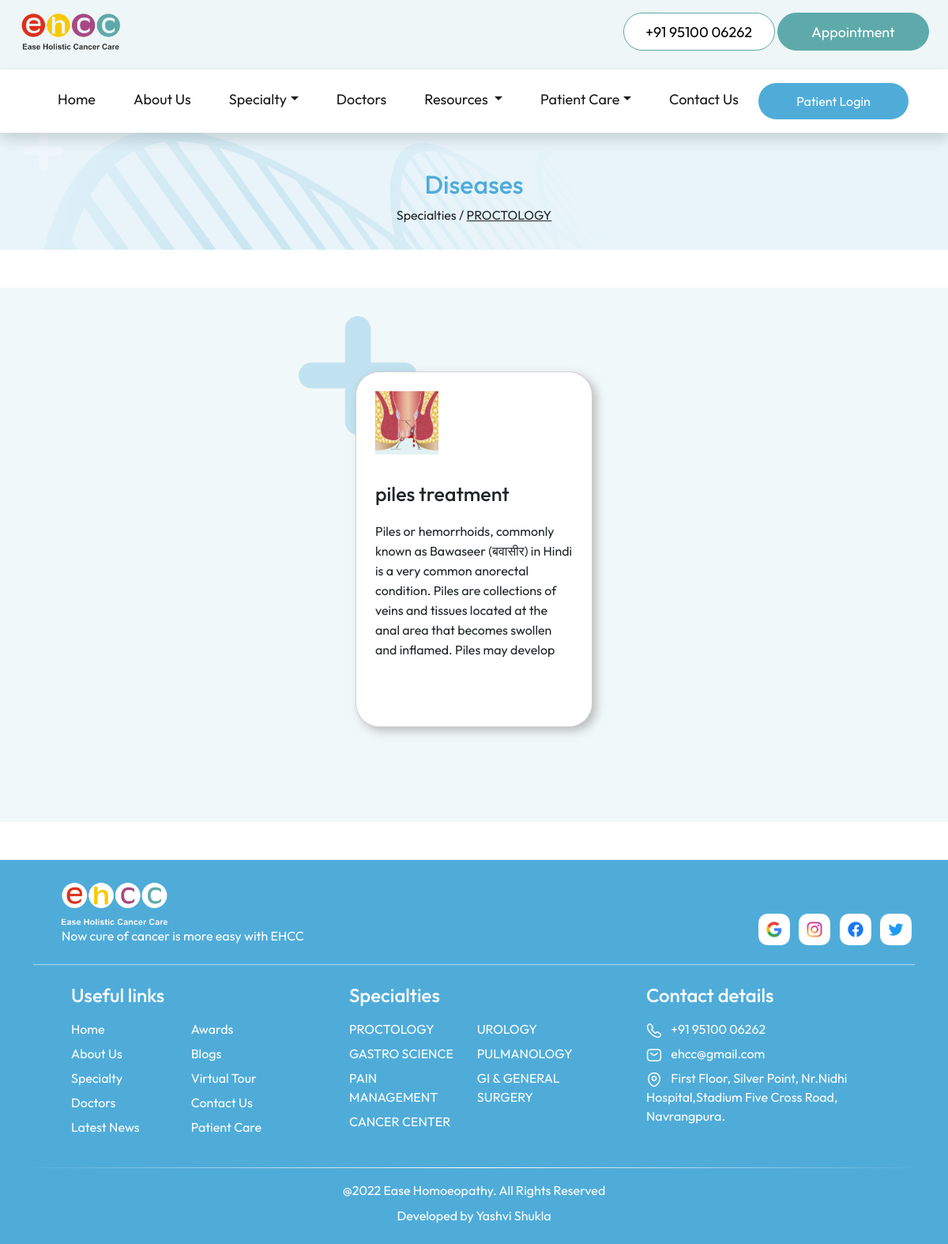
The app's page /diseases/1/ with its own data.
### tables this page shows
CREATE TABLE "specialty" (
	"id"	INTEGER,
	"name"	TEXT,
	"description"	TEXT
, "illustration"	TEXT);

CREATE TABLE "diseases" (
	"id"	INTEGER,
	"title"	TEXT,
	"specialty_id"	INTEGER,
	"description"	TEXT,
	"illustration"	TEXT
, "doctors"	TEXT, "main_image"	TEXT);

CREATE TABLE "social_links" (
	"social_name"	TEXT,
	"social_link"	TEXT
);

### flask_app.py (the view)
@app.route('/diseases/<string:id>/')
def diseases(id):
    database_connection = sqlite3.connect(database_location)
    database_cursor = database_connection.cursor()
    diseases = database_cursor.execute("SELECT * FROM diseases WHERE specialty_id = ?",(int(id),))
    diseases = diseases.fetchall()
    if len(diseases) == 0:
        database_connection.commit()
        database_connection.close()
        return redirect(url_for('index'))
    specialty_name = database_cursor.execute("SELECT name FROM specialty WHERE id = ?",(int(id),))
    specialty_name = specialty_name.fetchone()[0]
    database_connection.commit()
    database_connection.close()
    return render_template('diseases.html',social_links=social_links, specialty_name=specialty_name, diseases=diseases,navbar_specialties=navbar_specialties, navbar_diseases=navbar_diseases)

### templates/diseases.html (shortened to what this page needs)
<!DOCTYPE html>
<html lang="en">
<head>
    <link href="https://cdn.jsdelivr.net/npm/bootstrap@5.2.0/dist/css/bootstrap.min.css" rel="stylesheet"
>
    <link rel="stylesheet" href="../../static/stylesheets/common.css">
    <link rel="stylesheet" href="../../static/stylesheets/diseases.css">
</head>
<body>
    {% include 'navbar.html' %}
    <header>
        <div class="container h-100 mt-3">
            <div class="row align-items-center disease_title">
                <h2 class="text-center pt-5">Diseases</h2>
                <p class="text-center">
                    <a href="/specialty/">
                        Specialties
                    </a>/
                    <u>{{specialty_name}}</u>
                </p>
            </div>
        </div>
    </header>
    <div class="container_diseases p-0 my-5">
        <div class="container py-5">
            <div class="diseases_disease py-5 px-lg-4 px-md-4">
                <div class="row row_disease">
                    {% for disease in diseases %}
                    <div class="col-lg-4 col-md-6 col-sm-12 d-block position-relative m-auto" style="cursor: pointer;"
                        onclick="window.location.href='/disease/{{ disease[0] }}/'">
                        {% if loop.index == 1 %}
                        <img src="../../static/images/elements/Group 33957.png" class="diseases_ele_1" alt="">
                        {% elif loop.index == (diseases|length) %}
                        <img src="../../static/images/elements/Group 33957.png" class="diseases_ele_2" alt="">
                        {% endif %}
                        <div class="card card_disease mb-4 p-lg-4 p-md-4 p-sm-4 p-4" style="min-height: 450px;">
                            <img src="{{disease[4]}}" class="" alt="appendix icon">
                            <div class="disease_content">
                                <h3>{{disease[1]}}</h3>
                                <p style="overflow: hidden; line-height: 25px; max-height: 175px; min-height: 175px;">
                                    {{disease[3]}}</p>
                            </div>
                        </div>
                    </div>
                    {% endfor %}
                </div>
            </div>
        </div>
    </div>
    {% include 'footer.html' %}
</body>
</html>

### templates/footer.html (shortened to what this page needs)
<div class="footer">
    <div class="container">
        <div class="row align-items-end">
            <div class="col-md-8 px-md-5 mt-4 mb-3">
                <img src="../../static/images/logo/footer_logo.png" alt="Hospital logo" height="60" />
                <p class="text-white mb-0">
                    Now cure of cancer is more easy with EHCC
                </p>
            </div>
            <div class="col-md-4 pt-4 mb-3 text-md-end">
                {% for social in social_links %}
                <a href="{{social[1]}}">
                    <img src="../../static/images/logo/{{social[0]}}_icon.png" alt="{{social[0]}} logo"
                        class="img-fluid mx-1" style="height: 40px; width: auto;" />
                </a>
                {% endfor %}
            </div>
        </div>
        <div class="footer_line mt-2"></div>
        <div class="row text-white pt-4 ps-md-5 footer_links align-items-start">
            <div class="col-md-4 col-sm-6 mb-4">
                <h4 class="mb-3">Useful links</h4>
                <div class="row">
                    <div class="col-xl-5 col-sm-12 col-6">
                        <a href="/">
                            <p>Home</p>
                        </a>
                        <a href="/about/">
                            <p>About Us</p>
                        </a>
                        <a href="/specialty/">
                            <p>Specialty</p>
                        </a>
                        <a href="/doctors/">
                            <p>Doctors</p>
                        </a>
                        <a href="/news/">
                            <p>Latest News</p>
                        </a>
                    </div>
                    <div class="col-xl-5 col-sm-12 col-6">
                        <a href="/awards/">
                            <p>Awards</p>
                        </a>
                        <a href="/blogs/">
                            <p>Blogs</p>
                        </a>
                        <a href="/virtualTour/">
                            <p>Virtual Tour</p>
                        </a>
                        <a href="/contact/">
                            <p>Contact Us</p>
                        </a>
                        <a href="#">
                            <p>Patient Care</p>
                        </a>
                    </div>
                </div>
            </div>
            <div class="col-md-4 col-sm-6 mb-4 g-md-0">
                <h4 class="mb-3">
                    <a href="/specialty/">
                        Specialties
                    </a>
                </h4>
                <div class="row">
                    <div class="col-xl-5 col-sm-12 col-6">
                        {% for i in range (0,navbar_specialties|length) %}
                        <a href="/diseases/{{navbar_specialties[i][0]}}/">
                            <p>
                                {{ navbar_specialties[i][1] }}
                            </p>
                        </a>
                        {% endfor %}
                    </div>
                    {% if navbar_specialties|length > 4 %}
                    <div class="col-xl-5 col-sm-12 col-6">
                        {% for i in range (4,navbar_specialties|length) %}
                        <a href="/diseases/{{navbar_specialties[i][0]}}/">
                            <p>
                                {{ navbar_specialties[i][1] }}
                            </p>
                        </a>
                        {% endfor %}
                    </div>
                    {% endif %}
                </div>
            </div>
            <div class="col-md-4 col-sm-12">
                <h4 class="mb-3">Contact details</h4>
                <p>
                    <a href="tel:919510006262">
                        <img src="../../static/images/logo/footercall_icon.png" alt="call logo" />
                        <span class="ps-2">+91 95100 06262</span>
                    </a>
                </p>
                <p>
                    <a href="mailto:ehcc@gmail.com">
                        <img src="../../static/images/logo/mail_icon.png" alt="mail icon" />
                        <span class="ps-2">ehcc@gmail.com</span>
                    </a>
                </p>
                <p>
                    <a href="https://goo.gl/maps/SUXSNEnxhgQroknp9" target="_blank">
                        <img src="../../static/images/logo/location_icon.png" alt="location icon" />
                        <span class="ps-2">
                            First Floor, Silver Point, Nr.Nidhi Hospital,Stadium Five Cross Road, Navrangpura.
                        </span>
                    </a>
                </p>
            </div>
        </div>
        <div class="row my-2">
            <div class="footer_line_2"></div>
        </div>
        <div class="row text-white">
            <div class="py-2 text-center">
                @2022 Ease Homoeopathy. All Rights Reserved
            </div>
            <div class="text-center">
                Developed by <a href="" class="footer_credit">Yashvi Shukla</a></br></br>
            </div>
        </div>
    </div>
</div>

### static/stylesheets/common.css (style rules this page uses)
html, body { overflow-x: hidden; }
body { margin-top: 150px; }
* { margin: 0; padding: 0; box-sizing: border-box; font-family: "Outfit", sans-serif; }
:root { --nav-color: #EEF6F7; --primary-color: #5eaaaa; --heading-color: #4facd9; --section-background-color: #cae6f4; --contact-background-color: #284f4f; }
a { color: unset; text-decoration: none; cursor: pointer; }
.footer { background-color: var(--heading-color); }
.footer_line { height: 1px; background-color: rgba(255, 255, 255, 0.521); }
.footer_line_2 { height: 1px; background: linear-gradient(to right, rgba(40, 79, 79, 0) 0%, white 50%, rgba(40, 79, 79, 0) 100%); }
.footer_credit { text-decoration: none; color: white; }
.footer_links p { margin-bottom: 7px !important; cursor: pointer; }

### static/stylesheets/diseases.css (style rules this page uses)
header { background: url(../images/disease/disease_title.png) no-repeat; height: 150px; width: 100%; background-size: cover; background-position: center; }
.disease_title h2 { color: #4facd9; }
.container_diseases { background-color: #F1F8F9; }
.diseases_disease { overflow: visible; }
.card_disease { border-radius: 30px; width: auto; height: auto; margin: 10px 20px; position: relative; z-index: 50; box-shadow: 5px 5px 12px #8d8d8d8d; }
.card_disease img { width: 80px; height: 80px; }
.disease_content h3 { font-weight: 500; font-size: 25px; margin-top: 35px; }
.disease_content p { font-weight: 400; font-size: 16px; margin-top: 20px; }
.diseases_ele_1 { position: absolute; width: 150px !important; height: 150px !important; z-index: 0; left: -40px; top: -60px; }

### records on screen
specialty: name "PROCTOLOGY", name "PROCTOLOGY"
diseases: illustration (picture), title "piles treatment", description "Piles or hemorrhoids, commonly known as Bawaseer (बवासीर) in Hindi is a very common anorectal condition. Piles are collections of veins and tissues located at the anal area that becomes swollen and inflamed. Piles may develop…"
social_links: social_name (picture)
social_links: social_name (picture)
social_links: social_name (picture)
social_links: social_name (picture)
specialty: name "GASTRO SCIENCE"
specialty: name "PAIN MANAGEMENT"
specialty: name "CANCER CENTER"
specialty: name "UROLOGY"
specialty: name "PULMANOLOGY"
specialty: name "GI & GENERAL SURGERY"
